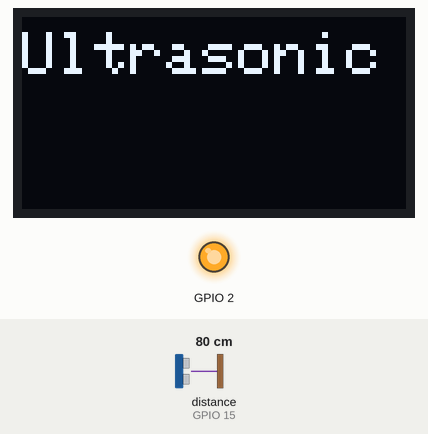
Recording of a sketch running on a simulated ESP8266 (NodeMCU). On the bench: 128×64 one-colour display, output pins drawn as LEDs (lit = HIGH, except the on-board LED, lit = LOW). Wiring (inferred from the names in the program): ultrasonic range finder: trigger GPIO 13; echo GPIO 15. The inputs (shaded band) are chosen by the test bench; at power-on: distance to the obstacle (sensor on GPIO 15) 80 cm. The echo pulse lasts 58.3 µs per cm; WiFi joins after 1.5 s; servers stay silent unless stated; the display library's start-up logo is not drawn; uploads are accepted with an empty reply; pins used as bus, display or sensor lines are not drawn; what the sketch prints to the serial monitor is not drawn.

Above: at 1.6 s.
At 6.2 s:
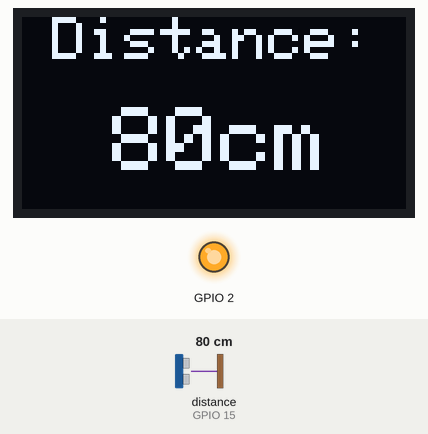
6.3 s: distance to the obstacle (sensor on GPIO 15) set to 2 cm
At 13.1 s:
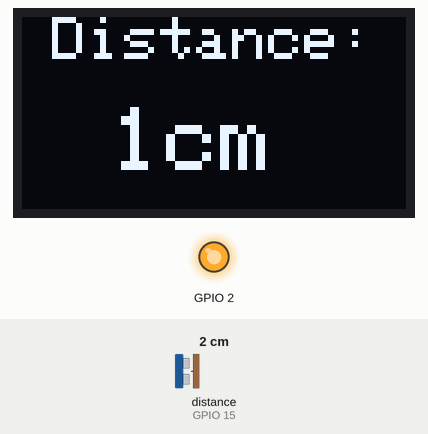
13.4 s: distance to the obstacle (sensor on GPIO 15) set to 4 cm
At 18.6 s:
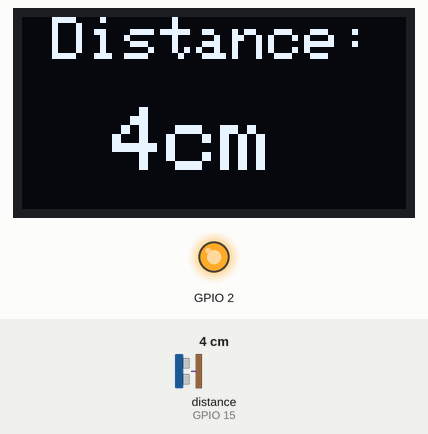
19.8 s: distance to the obstacle (sensor on GPIO 15) set to 9 cm
At 25.1 s:
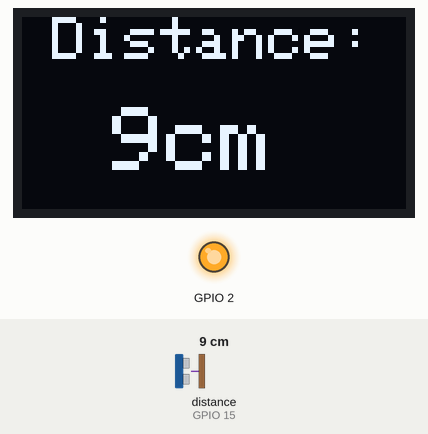
Timing chart, 0 to 26.6 s (numbered marks = the images above; inputs shaded):
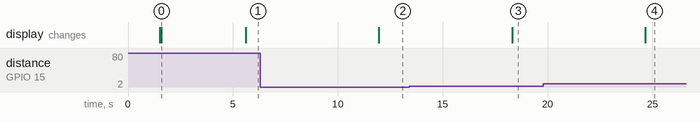

Measured:
- after the input at 6.3 s, the display: changes after 5.7 s (image 2)
- after the input at 13.4 s, the display: changes after 4.9 s (image 3)
- after the input at 19.8 s, the display: changes after 4.9 s (image 4)
- what the display in image 0 shows lasts 4.0 s, from 1.6 s to 5.6 s

The sketch:

Favoriot-ESP8266NodeMCU-ultrasonicSensor-Oled.ino
```cpp
#include <SPI.h>
#include <ESP8266WiFi.h>
#include<Adafruit_GFX.h>
#include<Adafruit_SSD1306.h>

char ssid[] = "wifi id";
char pass[] = "password";
const String myDevice = "deviceDefault@favoriot";
char server[] = "apiv2.favoriot.com";

int status = WL_IDLE_STATUS;
WiFiClient client;

#define TRIGGER 13
#define ECHO    15
long duration;
int distance;
#define SCREEN_WIDTH 128
#define SCREEN_HEIGHT 64
#define OLED_RESET -1
Adafruit_SSD1306 display(SCREEN_WIDTH,SCREEN_HEIGHT,&Wire,OLED_RESET);

void setup() {
  Serial.begin (9600);
  pinMode(TRIGGER, OUTPUT);
  pinMode(ECHO, INPUT);
  pinMode(BUILTIN_LED, OUTPUT);
  WiFi.disconnect();
  Serial.println("Connecting...");
  WiFi.begin(ssid,pass);

  while((!(WiFi.status() == WL_CONNECTED))){
    delay(300);
    Serial.print(".");
  }

  Serial.println(WiFi.status());
  Serial.println("Connected!");
  Serial.println("");
   if(!display.begin(SSD1306_SWITCHCAPVCC,0x3c))
  {
    Serial.println(F("SSD1306 allocation failed"));
    for(;;);//Dont proceed
  }
display.display();
delay(2);
display.clearDisplay();
display.clearDisplay();
display.setTextColor(WHITE);
display.setTextSize(2);
display.setCursor(0,5);
display.print("Ultrasonic");
display.display();
delay(3000);
}

void loop() {

  //=============================sensor function here==============================
  // Clears the trigPin
  long duration, distance;
  digitalWrite(TRIGGER, LOW);
  delayMicroseconds(2);

  digitalWrite(TRIGGER, HIGH);
  delayMicroseconds(10);

  digitalWrite(TRIGGER, LOW);
  duration = pulseIn(ECHO, HIGH);
  distance = (duration/2) / 29.1;

  Serial.print("Distance:");
  Serial.print(distance);
  Serial.println(" cm");
  delay(1000);

  //=============================oled display======================================
  display.clearDisplay();
  display.setTextSize(2);
  display.setCursor(10,0);
  display.print("Distance:");
  display.setTextSize(3);
  display.setCursor(30,30);
  display.print(distance);
  display.print("cm");
  display.display();

  //=========================json favoriot data send ==================================================
  String json = "{\"device_developer_id\":\""+myDevice+"\",\"data\":{\"Alert Distance:\":\""+distance+"\"}}";
  Serial.println(json);
  if (client.connect(server, 80)) {
    client.println("POST /v2/streams HTTP/1.1");
    client.println("Host: apiv2.favoriot.com");

    client.println(F("apikey:rw-apikey/accesstoken"));  // change it!

    client.println("Content-Type: application/json");
    client.println("cache-control: no-cache");
    client.print("Content-Length: ");
    int thisLength = json.length();
    client.println(thisLength);
    client.println("Connection: close");
    client.println();
    client.println(json);
  }
  while (client.available()) {
    char c = client.read();
    Serial.write(c);
  }
  if (!client.connected()) {
    client.stop();
  }
  delay(5000);
}
```
